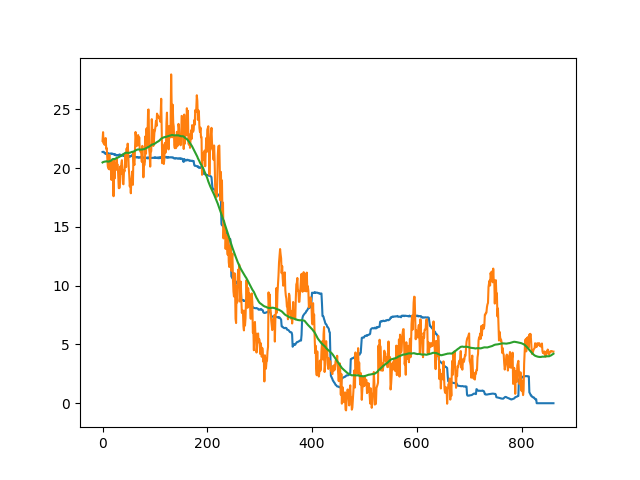

This figure's Python source:
import cPickle as pickle
import json
import matplotlib
import numpy as np
import os
import warnings
from sklearn.metrics import mean_squared_error
from sklearn.preprocessing import StandardScaler

from frames_to_features import extract_features
from smooth_signal import ma_smoothing
from video_to_frames import get_video_frames

matplotlib.use('qt5agg')
import matplotlib.pyplot as plt

# Initial Setup
extraction_network = 'resnet50'
smooth_signal = ma_smoothing
smooth_signal_window_size = 151
data_dir = 'data/'
filename_base = 'drive_orig_theano'
data_filename_base = os.path.join(data_dir, filename_base)
features_filepath = data_filename_base + '_' + extraction_network + '.npz'
warnings.filterwarnings(action='ignore', module='scipy', message='^internal gelsd')
print('Testing Model!')

# Get labels
data_filepath = data_filename_base + '.mp4'
with open (data_filename_base + '.json', 'r') as json_raw_data:
    time_speed_data = json_raw_data.readlines()[0]
time_speed_data = np.array(json.loads(time_speed_data))
print('Labels Loaded.')

# Get feature data
num_frames = get_video_frames(data_filepath, override_existing=False)
extract_features(
    data_filepath, num_frames, extraction_network=extraction_network, override_existing=False)
npz_file = np.load(features_filepath)
X_test = npz_file['arr_0']
print('Extracted Feature Data Shape: ' + str(X_test.shape))

# Split data
time_speed_data = time_speed_data[-X_test.shape[0]:,:]
print X_test.shape, time_speed_data.shape
time_test = time_speed_data[:,0].reshape(-1,1)
y_test = time_speed_data[:,1].reshape(-1,1)
print('Data processed.')

# Load Final Model and Preprocessor
with open('final_model.pickle', 'rb') as f:
	model = pickle.load(f)
with open('final_scaler.pickle', 'rb') as f:
	scaler = pickle.load(f)
print('Model and Preprocessor Loaded.')

# Predict off Extracted Features
X_test = scaler.transform(X_test)
y_test_pred = model.predict(X_test)
y_test_pred_smoothed = smooth_signal(y_test_pred, smooth_signal_window_size)
print('Test MSE: %.2f' % mean_squared_error(y_test, y_test_pred_smoothed))

plt.plot(y_test,label='Actual')
plt.plot(y_test_pred, label='Predicted')
plt.plot(y_test_pred_smoothed, label='Predicted Smoothed')
plt.show()
